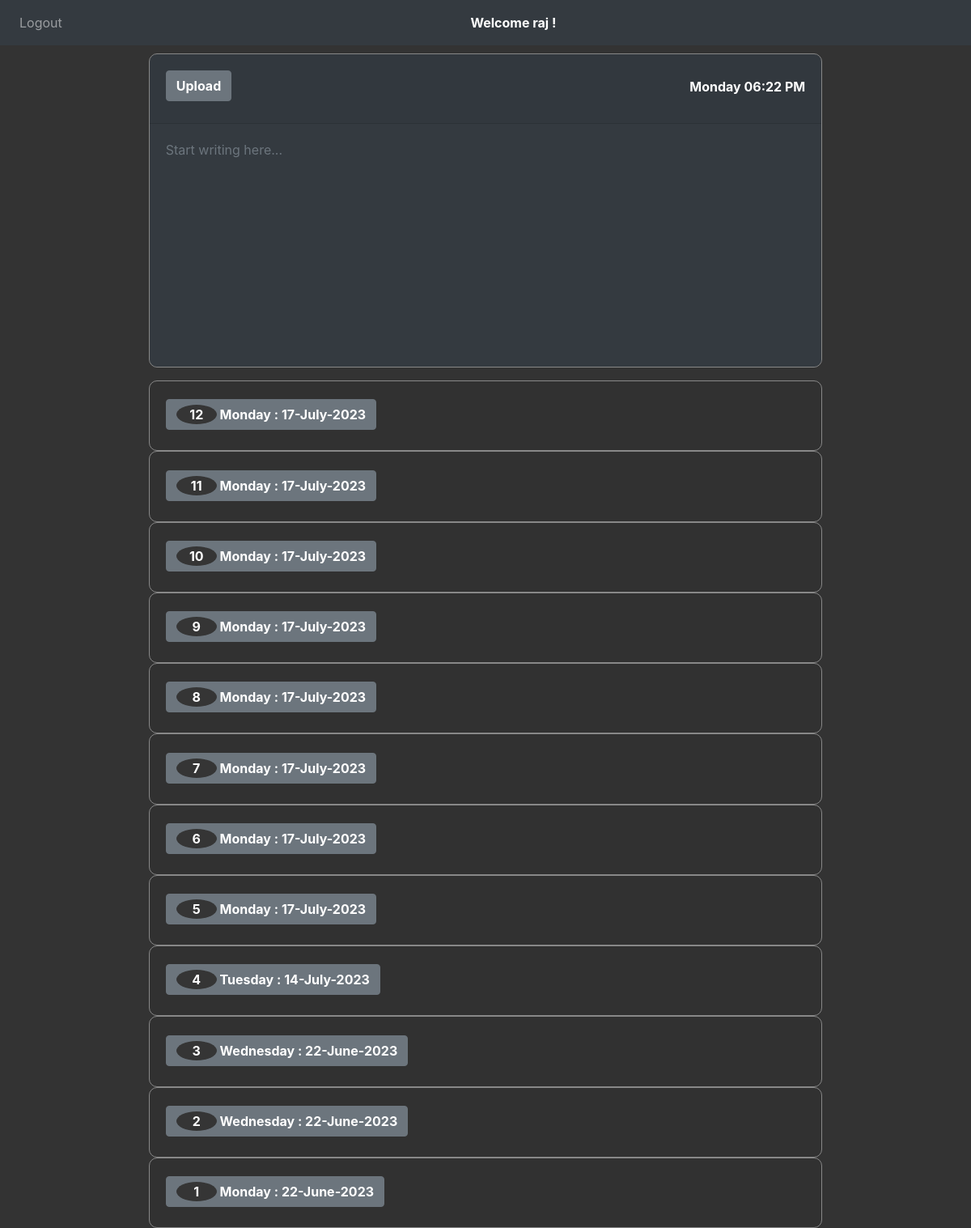
/ (signed in), run on an earlier commit of the app's database.
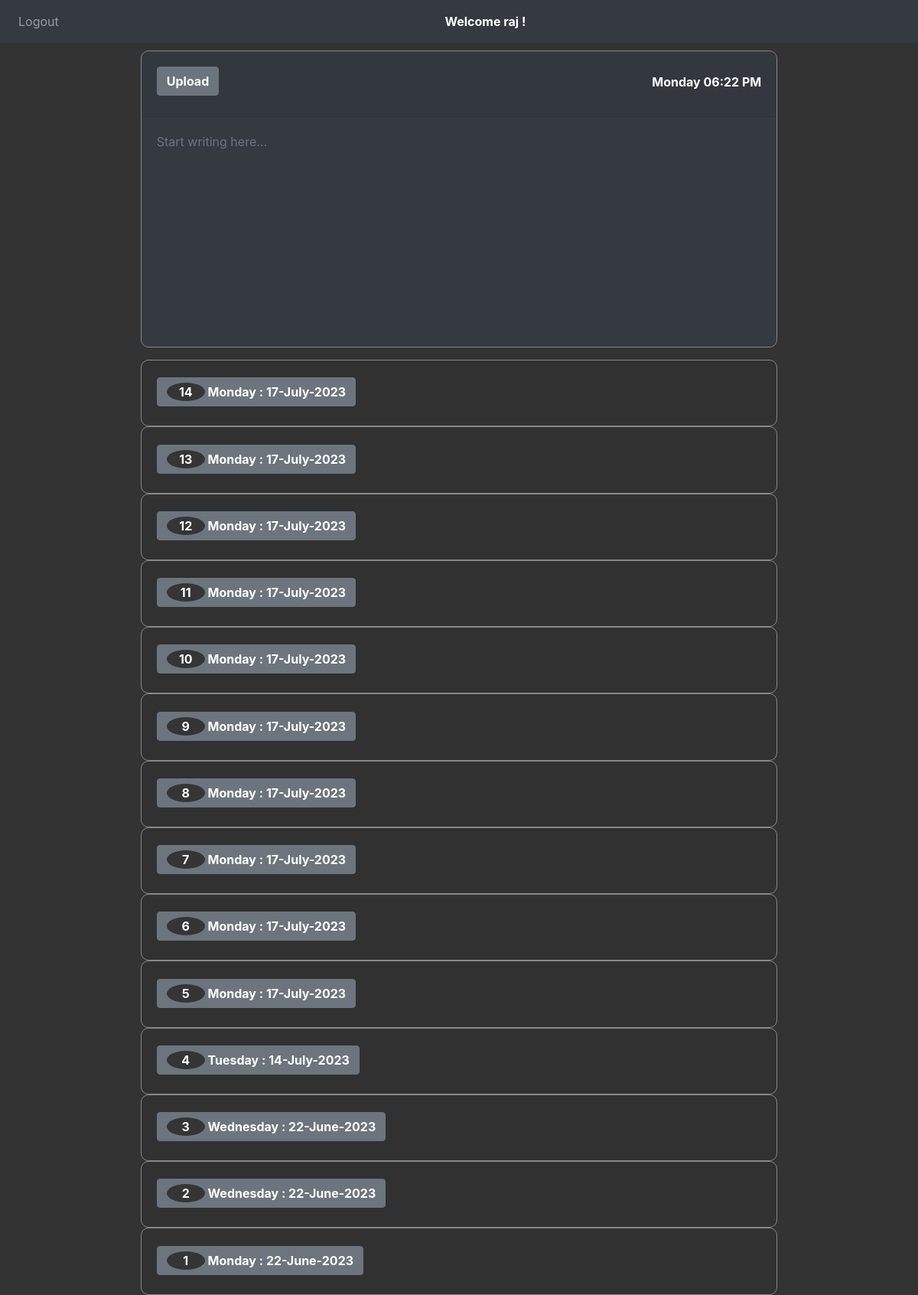
And on a later commit of the database.
### website/models.py (models this page shows)
class User(db.Model, UserMixin):
    id = db.Column(db.Integer, primary_key=True)
    email = db.Column(db.String(150), unique=True)
    password = db.Column(db.String(150))
    first_name = db.Column(db.String(150))
    notes = db.relationship('Note')

class Note(db.Model):
    id = db.Column(db.Integer, primary_key=True)
    data = db.Column(db.String(10000))
    date = db.Column(db.DateTime(timezone=True), default=func.now())
    day = db.Column(db.String(10), default=datetime.now().strftime('%A'))
    currDate = db.Column(db.String(20), default=datetime.now().strftime('%Y-%m-%d'))
    time = db.Column(db.String(20), default=datetime.now().strftime('%H:%M:%S'))
    month = db.Column(db.String(20), default=datetime.now().strftime('%B'))
    sentiment = db.Column(db.Float)
    classification = db.Column(db.String(50))
    user_id = db.Column(db.Integer, db.ForeignKey('user.id'))

### website/views.py (the view, shortened to what this page needs)
@views.route('/', methods=['GET', 'POST'])
@login_required
def home():
    first_name = current_user.first_name
    notes = Note.query.filter_by(user_id=current_user.id).all()
    note_data = [(note.currDate, note.day, note.month) for note in notes]
    return render_template("home.html", user=current_user, first_name = first_name, note_data=note_data)

### website/__init__.py (called while the page is built)
def create_app():
    app = Flask(__name__)
    app.config['SECRET_KEY'] = 'hjshjhdjah kjshkjdhjs'
    app.config['SQLALCHEMY_DATABASE_URI'] = f'sqlite:///{DB_NAME}'
    db.init_app(app)
    from .views import views
    from .auth import auth
    app.register_blueprint(views, url_prefix='/')
    app.register_blueprint(auth, url_prefix='/')
    from .models import User, Note
    with app.app_context():
        db.create_all()
    login_manager = LoginManager()
    login_manager.login_view = 'auth.login'
    login_manager.init_app(app)
    @login_manager.user_loader
    def load_user(id):
        return User.query.get(int(id))
    return app

### website/templates/home.html (shortened to what this page needs)
{% extends "base.html" %}
{% block content %}
<form method="POST">
  <div class="card text-white bg-dark mb-3">
    <div class="card-header">
      <div align="left">
        <button type="submit" class="btn btn-secondary" style="display: flex; justify-content: space-between;"><b>Upload</b></button>
      </div>
      <div style="font-weight: bold">
        <div class="d-flex justify-content-center w-100">
          <span class="navbar-text text-center" style="color: white; font-weight: bold;">
             <span id="current-time-home"></span>
          </span>
        </div>
      </div>
    </div>
    <textarea name="note" id="note" class="form-control bg-dark text-white" style="border: none;" autofocus wrap="soft" placeholder="Start writing here..."></textarea>
  </div>
</form>
<ul class="list-group list-group-flush" id="notes">
  {% for note in user.notes | reverse %}
  <div class="accordion" id="accordionExample">
    <div class="card">
      <div class="card-header text-center" id="heading{{ note.id }}">
        <h2 class="mb-0">
          <button class="btn btn-secondary text-left" type="button" data-toggle="collapse" data-target="#collapse{{ note.id }}" aria-expanded="true" aria-controls="collapse{{ note.id }}">
            {% if note.currDate %}
              {% set index = loop.length - loop.index0 %}
              <span class="index-circle">{{ index }}</span><b> {{ note.day }} : {{ note.currDate[8:] }}-{{ note.month }}-{{ note.currDate[:4] }}</b>
            {% else %}
              <span class="index-circle">{{ index }}</span> <b>{{ note.day }} - Date Not Available </b>
            {% endif %}
          </button>
        </h2>
      </div>
    </div>
  </div>{% endfor %}
</ul>
{% endblock %}

### website/templates/base.html (shortened to what this page needs)
<!DOCTYPE html>
<html>
  <head>
    <link
      rel="stylesheet"
      href="https://stackpath.bootstrapcdn.com/bootstrap/4.4.1/css/bootstrap.min.css"
    />
    <link
      rel="stylesheet"
      href="https://stackpath.bootstrapcdn.com/font-awesome/4.7.0/css/font-awesome.min.css"
    />
    <link rel="stylesheet" href="static\styles.css">
  </head>
  <body>
    <nav class="navbar navbar-expand-lg navbar-dark bg-dark">
      <div class="collapse navbar-collapse" id="navbar">
        <div class="navbar-nav">
          {% if user.is_authenticated %}
          <a class="nav-item nav-link" id="logout" href="/logout">Logout</a>
          {% endif %}
        </div>
        {% if user.is_authenticated %}
        <div class="d-flex justify-content-center w-100">
          <span class="navbar-text text-center" style="color: white; font-weight: bold;">
             <span>Welcome {{first_name}} !</span>
          </span>
        </div>
      {% endif %}
    </nav>
    <div class="container">{% block content %} {% endblock %}</div>
  </body>
</html>

### website/templates/base.html (style rules this page uses)
body { background-color: #333; color:white; }

### website/templates/home.html (style rules this page uses)
.index-circle { display: inline-block; width: 50px; height: 24px; line-height: 24px; text-align: center; border-radius: 50%; background-color: #353535; color: #fff; font-weight: bold; }
.card-header { padding-top: 20px; padding-bottom: 25px; display: flex; justify-content: space-between; }
.card { background-color: #333; color: white; border-radius: 0px; width:75%; margin: 0 auto; border-color: #888; border-width: 1px 1px 1px 1px; border-style: solid; border-radius: 10px; }
form { margin-top: 10px; background-color: #333; padding: 0px; }
textarea.form-control { background-color: #333; color: white; width: 100%; margin: 0; padding: 20px; font-size: 16px; border: 3px solid #ccc; border-radius: 10px; box-sizing: border-box; height: 300px; resize: none; white-space: pre-wrap; }

What changed in the data, as far as the page shows it:
added Note: index "14", day "Monday", currDate "17", month "July", currDate "2023"
added Note: index "13", day "Monday", currDate "17", month "July", currDate "2023"
